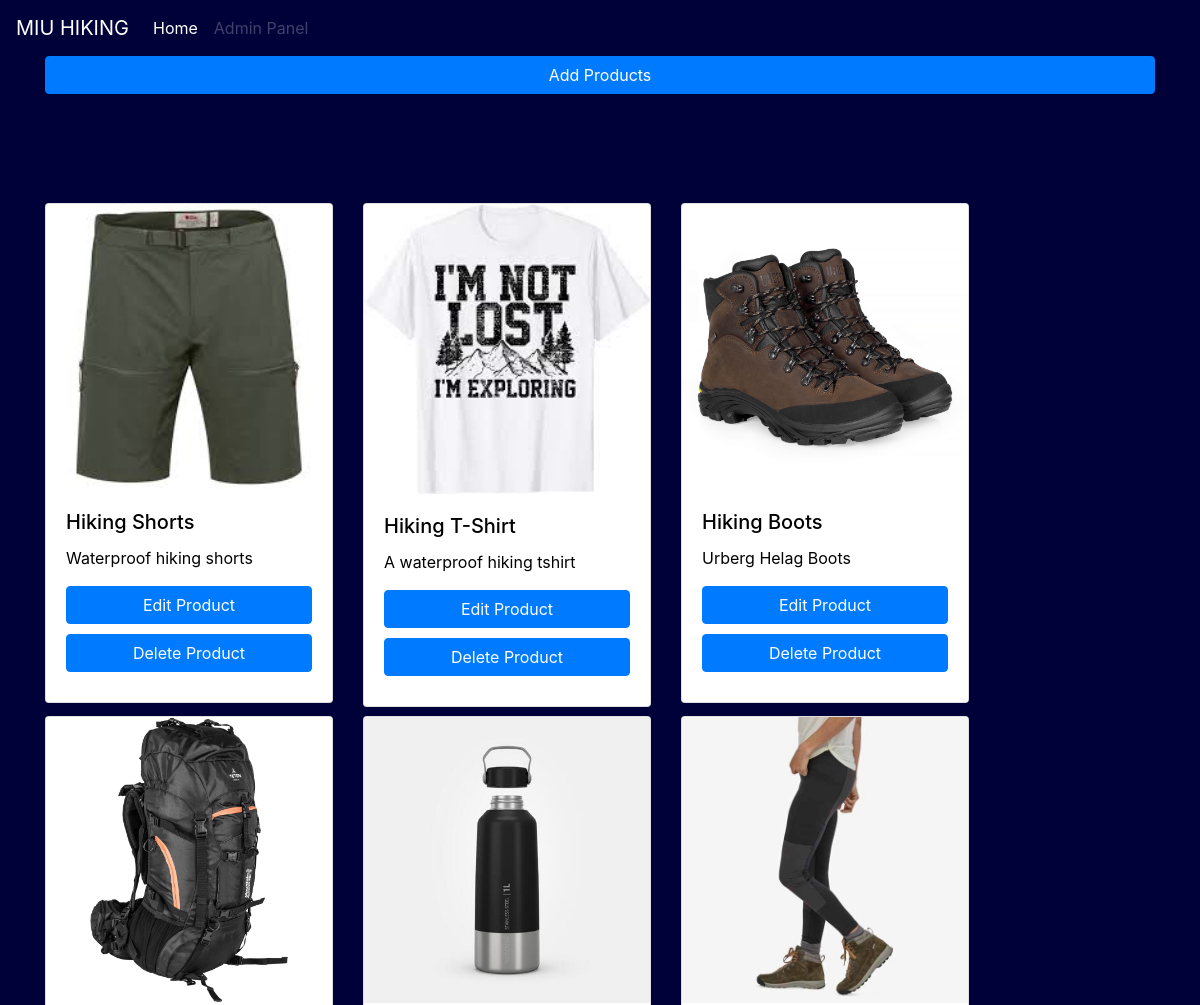
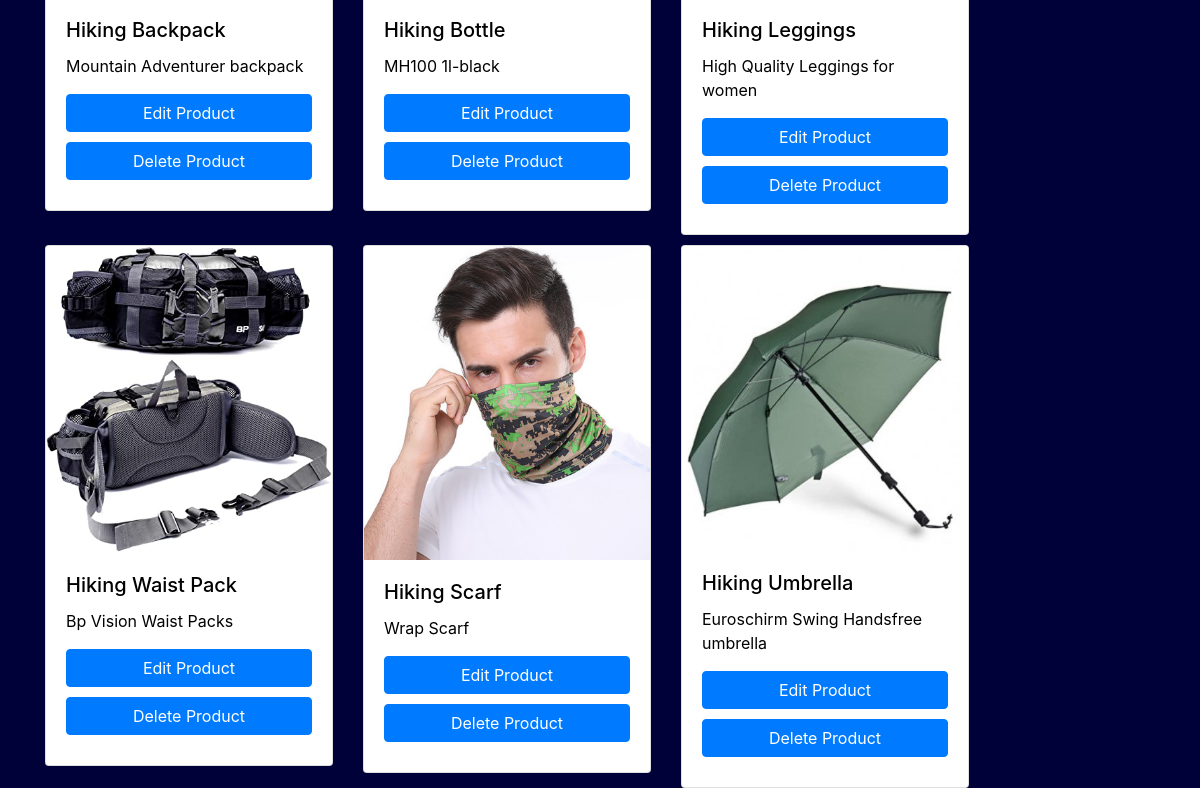
Screenshot of /admin-all-products.php with the database file from the repository (2 pictures, top to bottom).
### tables this page shows
CREATE TABLE `products` (
  `id` int(255) NOT NULL,
  `productName` varchar(255) NOT NULL,
  `productDesc` varchar(255) NOT NULL,
  `productPrice` int(255) NOT NULL,
  `productPhoto` varchar(255) NOT NULL
);

### admin-all-products.php (the view, shortened to what this page needs)
<?php
require_once("connect.php");
$query = "SELECT * FROM PRODUCTS";
$result = mysqli_query($conn, $query);
?>
<!DOCTYPE html>
<html lang="en">
<head>
    <link rel="stylesheet" href="assets/css/style.css">
    <link rel="stylesheet" href="https://cdn.jsdelivr.net/npm/bootstrap@4.6.1/dist/css/bootstrap.min.css">
</head>
<body class="myhome">
    <nav class="navbar navbar-expand-lg navbar-dark bg-transparent">
        <a class="navbar-brand" href="#">MIU HIKING</a>
        <div class="collapse navbar-collapse" id="navbarScroll">
            <ul class="navbar-nav mr-auto my-2 my-lg-0 navbar-nav-scroll" style="max-height: 100px;">
                <li class="nav-item active">
                    <a class="nav-link" href="admin-panel.php">Home <span class="sr-only">(current)</span></a>
                </li>
                <li class="nav-item">
                    <a class="nav-link disabled">Admin Panel</a>
                </li>
            </ul>
        </div>
    </nav>
    <div class="container">
        <button type="button" class="btn btn-primary" onclick="location.href='admin-add-product.php'">Add Products</button>
    </div>
    <div class="container">
        <div class='row myprods'>
            <?php
            $result->data_seek(0);
            while ($row = $result->fetch_assoc()) {
                $imageURL = 'images/' . $row["productPhoto"];
                echo "<form method='POST' action=''>";
                echo "<div style='margin-top: 3%' class='col-lg'>";
                echo    "<div class='card' style='width: 18rem;'>";
                echo        "<img src='" . $imageURL . " ' class='card-img-top' alt='...'>";
                echo        "<div class='card-body'>";
                echo          "<h5 class='card-title'>"  . $row['productName'] . "</h5>";
                echo          "<p class='card-text'>" . $row['productDesc'] . "</p>";
                echo          "<a href='admin-edit-product.php?varname=$row[id]' class='btn btn-primary'>Edit Product</a>";
                echo "       <a name='delete' href='deletproduct.php?varname=$row[id]' type='submit' class='btn btn-primary'>Delete Product</a>";
                echo        "</div>";
                echo      "</div>";
                echo      "</div>";
                echo     "</form>";
            }
            ?>
        </div>
    </div>

### assets/css/style.css (style rules this page uses)
.myhome { background-color: #000139; height: 100%; color: #fff; }
.btn-primary { width: 100% !important; margin-bottom: 4%; }
.card-text { color: #000 !important; font:20px; }
.card-title { color: #000 !important; }
.myprods { margin-top: 5%; }

### rows the page displays
products: productPhoto (picture), productName "Hiking Shorts", productDesc "Waterproof hiking shorts"
products: productPhoto (picture), productName "Hiking T-Shirt", productDesc "A waterproof hiking tshirt"
products: productPhoto (picture), productName "Hiking Boots", productDesc "Urberg Helag Boots"
products: productPhoto (picture), productName "Hiking Backpack", productDesc "Mountain Adventurer backpack"
products: productPhoto (picture), productName "Hiking Bottle", productDesc "MH100 1l-black"
products: productPhoto (picture), productName "Hiking Leggings", productDesc "High Quality Leggings for women"
products: productPhoto (picture), productName "Hiking Waist Pack", productDesc "Bp Vision Waist Packs"
products: productPhoto (picture), productName "Hiking Scarf", productDesc "Wrap Scarf"
products: productPhoto (picture), productName "Hiking Umbrella", productDesc "Euroschirm Swing Handsfree umbrella"
